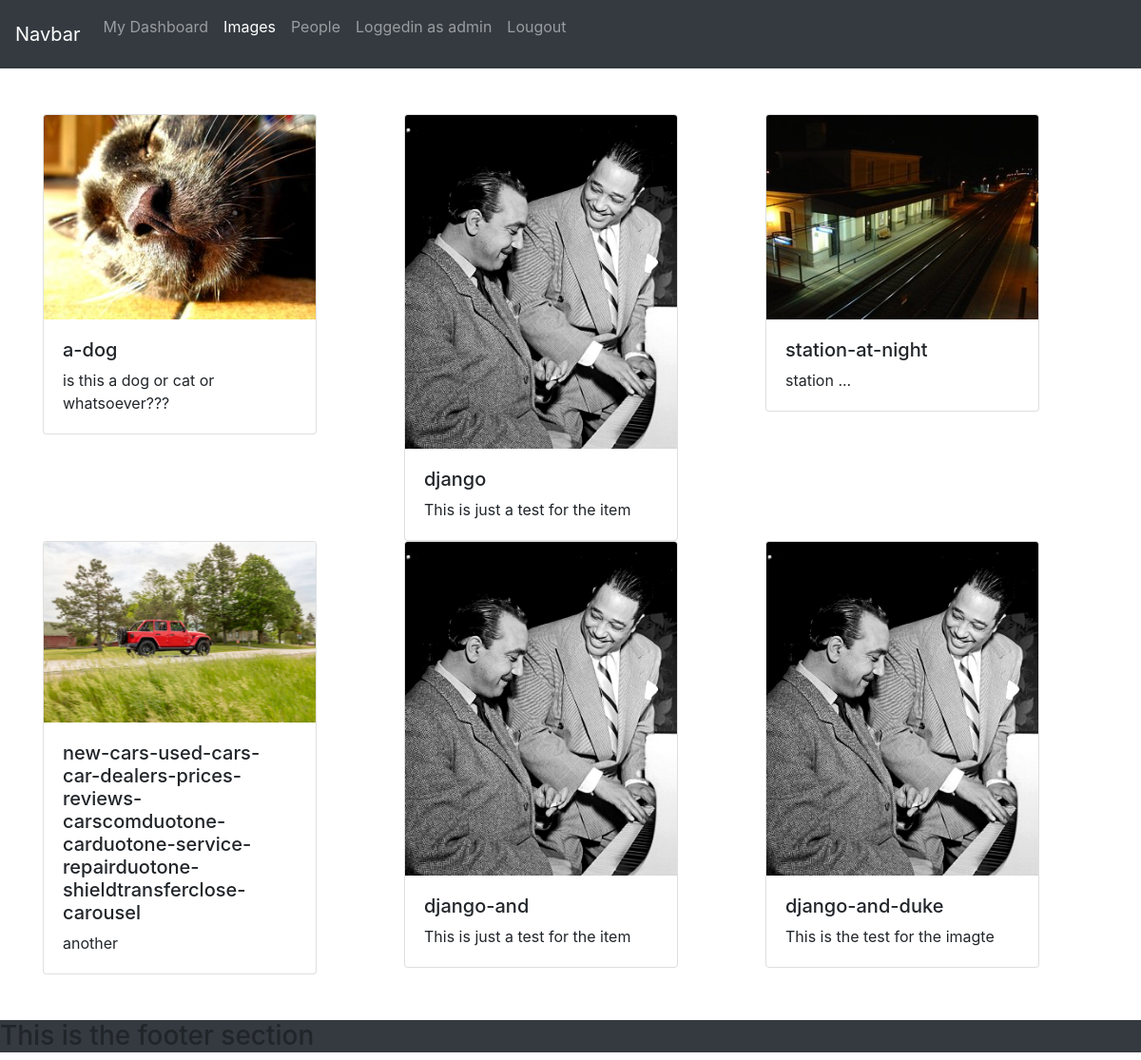
Screenshot of /images/ (signed in) with the database file from the repository.
### images/models.py (models this page shows, shortened)
class Image(models.Model):
    user = models.ForeignKey(settings.AUTH_USER_MODEL, related_name='images_created', on_delete=models.CASCADE)
    title = models.CharField(max_length=250)
    url = models.URLField()
    image = models.ImageField(upload_to='%Y/%m/%d')
    description = models.TextField()
    slug = models.SlugField(unique=True, max_length=250)
    created = models.DateTimeField(auto_now_add=True, db_index=True)
    users_likes = models.ManyToManyField(settings.AUTH_USER_MODEL, related_name='images_liked', blank=True)
    total_likes = models.PositiveIntegerField(db_index=True, default=0)
    def get_absolute_url(self):
        return reverse('images:image-detail', args=[self.slug])

### images/views.py (the view, shortened to what this page needs)
# urls.py: path('', list_images, name='image-list'),
@login_required
def list_images(request):
    print('this is the request', request.GET)
    images = Image.objects.order_by('-total_likes')
    paginator = Paginator(images, 6)
    page = request.GET.get('page')
    try:
        images = paginator.page(page)
    except PageNotAnInteger:
        print('This page is not an interger')
        images = paginator.page(1)
    except EmptyPage:
        if request.is_ajax():
            return HttpResponse('')
        images = paginator.page(paginator.num_pages)
    template_name = 'list.html'
    context = {
        'images': images,
    }
    return render(request, template_name, context)

### images/templates/list.html (shortened to what this page needs)
{% extends "base.html" %}
{% block content %}
<div id="image-list">
    {% include 'list-ajax.html' %}
</div>
{% endblock content %}

### templates/base.html (shortened to what this page needs)
{% load static %}
<!DOCTYPE html>
<html lang="en">
<head>
    <link rel="stylesheet" href="{% static 'css/bootstrap.css' %}">
    <link rel="stylesheet" href="{% static 'css/bookmarklet.css' %}">
</head>
<body>
<nav class="navbar navbar-expand-lg navbar-dark bg-dark ">
  <a class="navbar-brand" href="#">Navbar</a>
  <div class="collapse navbar-collapse navbar-right" id="navbarNav" >
    <ul class="navbar-nav">
      <li class="nav-item ">
        <a class="nav-link" href="#">My Dashboard <span class="sr-only">(current)</span></a>
      </li>
      <li class="nav-item {% if request.path == '/images/'%}
            active
          {% endif %}">
        <a class="nav-link" href="{% url 'images:image-list' %}">Images</a>
      </li>
      <li class="nav-item ">
        <a class="nav-link" href="{% url 'profile_list' %}">People</a>
      </li>
      {% if request.user.is_authenticated %}
          <li class="nav-item">
            <p class="nav-link">Loggedin as {{request.user.username}}</p>
          </li>
          <li class="nav-item ">
            <a class="nav-link" href="{% url 'logout' %}">Lougout</a>
          </li>
      {% endif %}
    </ul>
  </div>
</nav>
<div class="container">
{% block content %}{% endblock content %}
</div>
<div class="footer" style="margin-bottom: 0px">
<h3 class="bg-dark">This is the footer section</h3>
</div>
</body>
</html>

### images/templates/list-ajax.html
{% load thumbnail %}
<div class="row mt-5 mb-5" >
{% for image in images %}
    <div class="col-md-4">
        <div class="card" style="width: 18rem;">
            <a href="{{image.get_absolute_url}}"><img class="card-img-top" src="{{image.image.url}}" alt=""></a>
            <div class="card-body">
                <h5>{{image.slug}}</h5>
                <p class="card-text">{{image.description|truncatewords:10}}</p>
            </div>
        </div>
    </div>
{% endfor %}
    </div>

### rows the page displays
Image: image (picture), slug "a-dog", description "is this a dog or cat or whatsoever???"
Image: image (picture), slug "django", description "This is just a test for the item"
Image: image (picture), slug "station-at-night", description "station ..."
Image: image (picture), slug "new-cars-used-cars-car-dealers-prices-reviews-carscomduotone-carduotone-service-repairduotone-shieldtransferclose-carousel", description "another"
Image: image (picture), slug "django-and", description "This is just a test for the item"
Image: image (picture), slug "django-and-duke", description "This is the test for the imagte"

### other values shown
{{ request.user.username }} "admin"
